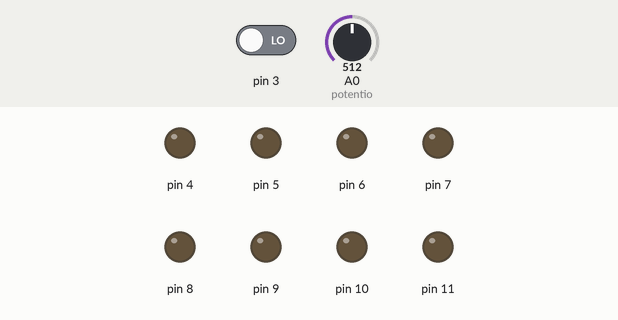
Simulated run of this sketch. Board: Arduino Uno, built with avr-gcc and run on an emulated ATmega328P. On the bench: output pins drawn as LEDs (lit = HIGH). The inputs (shaded band) are chosen by the test bench; at power-on: pin 3 LOW, A0 (potentio) = 512.

Above: at 1.2 s.
1.3 s: pin 3 driven HIGH
At 1.6 s:
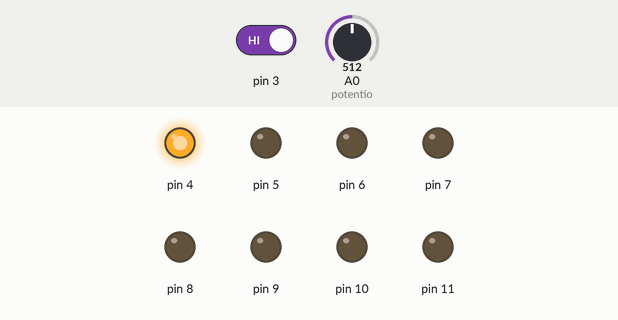
At 2.7 s:
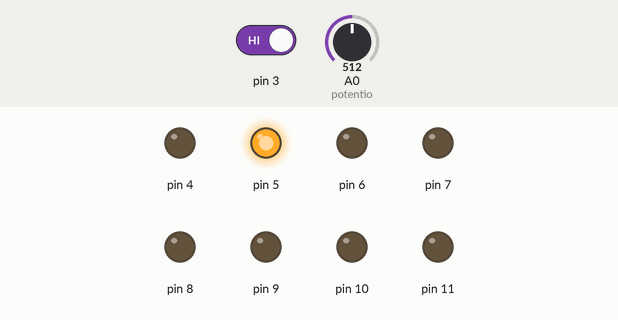
4.3 s: A0 (potentio) set to 473
At 4.61 s:
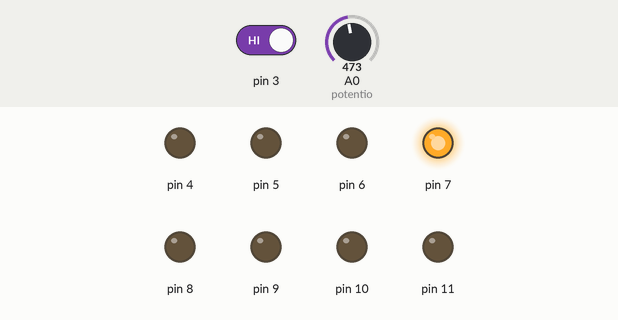
7.3 s: A0 (potentio) set to 437
10.3 s: A0 (potentio) set to 414
At 11.39 s:
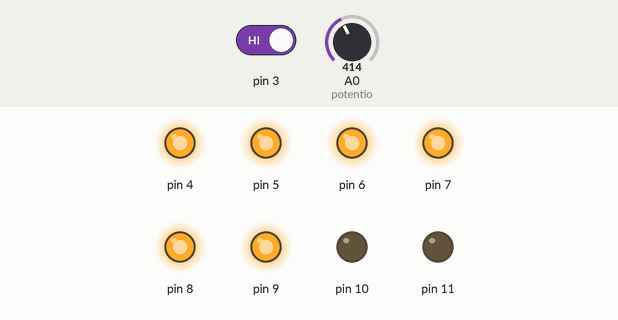
13.3 s: A0 (potentio) set to 390
16.3 s: A0 (potentio) set to 355
Timing chart, 0 to 23.6 s (numbered marks = the images above; inputs shaded):
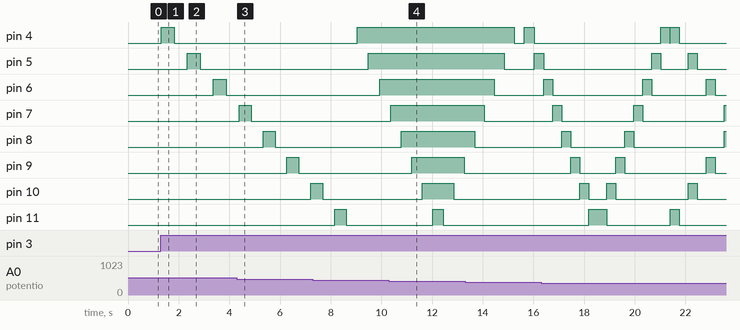

Measured:
- the behaviour switches between 487 and 486 on A0 (potentio) (found by bisection; images 2 and 3)
- the behaviour switches between 425 and 424 on A0 (potentio) (found by bisection; images 3 and 4)
- after the input at 1.3 s, pin 4: LOW → HIGH at once, → LOW 0.51 s later; pin 5: LOW → HIGH after 1.0 s, → LOW 0.51 s later; pin 6: LOW → HIGH after 2.1 s, → LOW 0.51 s later
- after the input at 4.3 s, pin 10: LOW → HIGH after 2.9 s
- after the input at 10.3 s, pin 9: LOW → HIGH after 0.89 s instead of 0.94 s
- by itself, pin 7: alternates HIGH for 0.36 s and LOW for 3.0 s

The sketch:

topic3.ino
```cpp
int t = 0;
int potentio= A0;
int delayTime;

void setup(){
  for(int x = 4 ; x<=11 ; x++){
  pinMode(x, OUTPUT);}
  pinMode(3, INPUT);
}

void loop(){
  if (digitalRead(3)==HIGH){
    t++;
    delay(10);
  }

if (t==1){
  pattern1();}
if (t==2){
  pattern2();}
if (t==3){
  pattern3();}
if (t==4){
  pattern4();}
if (t==5){
  reset();}
}

void pattern1(){
  for(int x = 4; x<=11 ; x++){
    delayTime= analogRead(potentio);
    digitalWrite(x, HIGH);
    delay(delayTime);
    digitalWrite(x, LOW);
    delay(delayTime);}}

void pattern2(){
  for(int x = 4; x<=11 ; x++){
    delayTime= analogRead(potentio);
    digitalWrite(x, HIGH);
    delay(delayTime);}

  for(int x = 11 ; x>= 4 ; x--){
    delayTime= analogRead(potentio);
    digitalWrite(x, LOW);
    delay(delayTime);}}

void pattern3(){
  for(int x = 4; x<=11 ; x++){
    delayTime= analogRead(potentio);
    digitalWrite(x, HIGH);
    delay(delayTime);
    digitalWrite(x, LOW);}

  for(int x = 11; x>=4 ; x--){
    delayTime= analogRead(potentio);
    digitalWrite(x, HIGH);
    delay(delayTime);
    digitalWrite(x, LOW);}}

void pattern4(){
  delayTime= analogRead(potentio);
  digitalWrite(4, HIGH);
  digitalWrite(11, HIGH);
  delay(delayTime);
  digitalWrite(4, LOW);
  digitalWrite(11, LOW);
  delay(delayTime);

  delayTime= analogRead(potentio);
  digitalWrite(5, HIGH);
  digitalWrite(10, HIGH);
  delay(delayTime);
  digitalWrite(5, LOW);
  digitalWrite(10, LOW);
  delay(delayTime);

  delayTime= analogRead(potentio);
  digitalWrite(6, HIGH);
  digitalWrite(9, HIGH);
  delay(delayTime);
  digitalWrite(6, LOW);
  digitalWrite(9, LOW);
  delay(delayTime);

  delayTime= analogRead(potentio);
  digitalWrite(7, HIGH);
  digitalWrite(8, HIGH);
  delay(delayTime);
  digitalWrite(7, LOW);
  digitalWrite(8, LOW);
  delay(delayTime);

  delayTime= analogRead(potentio);
  digitalWrite(7, HIGH);
  digitalWrite(8, HIGH);
  delay(delayTime);
  digitalWrite(7, LOW);
  digitalWrite(8, LOW);
  delay(delayTime);

  delayTime= analogRead(potentio);
  digitalWrite(6, HIGH);
  digitalWrite(9, HIGH);
  delay(delayTime);
  digitalWrite(6, LOW);
  digitalWrite(9, LOW);
  delay(delayTime);

  delayTime= analogRead(potentio);
  digitalWrite(5, HIGH);
  digitalWrite(10, HIGH);
  delay(delayTime);
  digitalWrite(5, LOW);
  digitalWrite(10, LOW);
  delay(delayTime);

  delayTime= analogRead(potentio);
  digitalWrite(4, HIGH);
  digitalWrite(11, HIGH);
  delay(delayTime);
  digitalWrite(4, LOW);
  digitalWrite(11, LOW);
  delay(delayTime);}

void reset(){
  for (int i = 0 ; i < 8 ; i++){
    digitalWrite(i, LOW);
    t = 0;
  }
}
```
